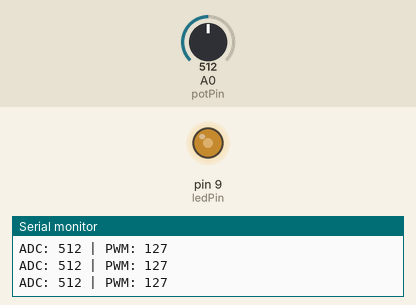
A sketch run on a simulated Arduino Uno, built with avr-gcc and run on an emulated ATmega328P. On the bench: output pins drawn as LEDs (lit = HIGH), the last lines printed to the serial monitor. The inputs (shaded band) are chosen by the test bench; at power-on: A0 (potPin) = 512.

Above: at 1.2 s.
1.3 s: A0 (potPin) set to 190
At 2.5 s:
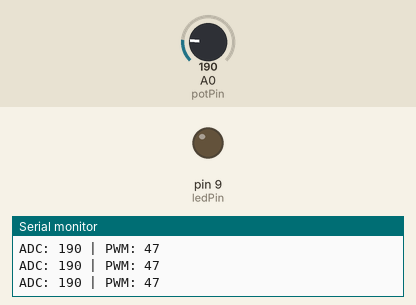
2.8 s: A0 (potPin) set to 210
At 4.0 s:
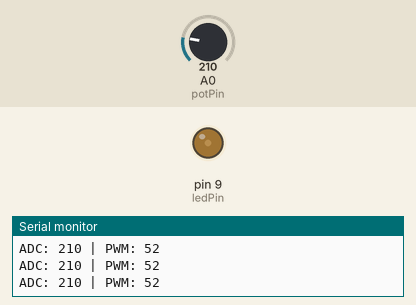
4.3 s: A0 (potPin) set to 716
At 4.8 s:
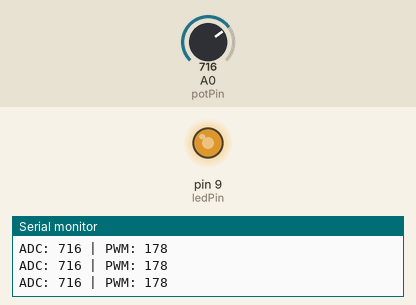
5.8 s: A0 (potPin) set to 900
At 7.0 s:
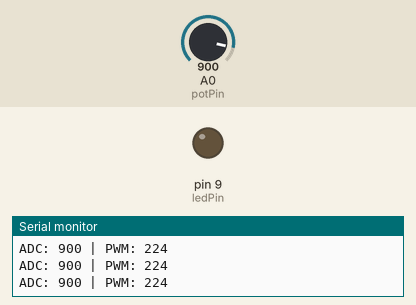
7.3 s: A0 (potPin) set to 820
8.8 s: A0 (potPin) set to 796
At 10.1 s:
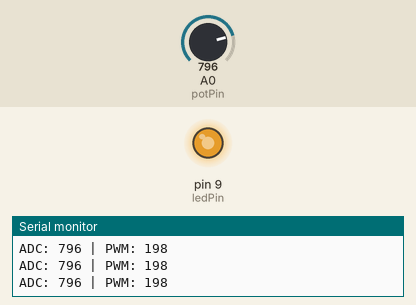
Timing chart, 0 to 11.3 s (numbered marks = the images above; inputs shaded):
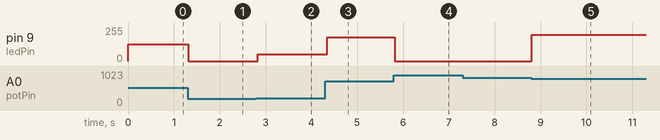

Measured:
- the behaviour switches between 200 and 201 on A0 (potPin) (found by bisection; images 1 and 2)
- the behaviour switches between 807 and 806 on A0 (potPin) (found by bisection; images 4 and 5)
- after the input at 1.3 s, pin 9 (ledPin): 127/255 → 0/255 at once
- after the input at 2.8 s, pin 9 (ledPin): 0/255 → 52/255 at once
- after the input at 4.3 s, pin 9 (ledPin): 52/255 → 178/255 after 0.05 s
- after the input at 5.8 s, pin 9 (ledPin): 178/255 → 0/255 at once
- after the input at 8.8 s, pin 9 (ledPin): 0/255 → 198/255 at once

The sketch:

Modul4_Percobaan2_Modif.ino
```cpp
// ===================== PIN SETUP =====================
// Tentukan pin yang digunakan untuk potensiometer dan LED PWM
const int potPin = A0;   // isi dengan pin analog (contoh A0)
const int ledPin = 9;   // isi dengan pin digital PWM (contoh 9)

// ===================== VARIABEL =====================
// Variabel untuk menyimpan hasil pembacaan dan konversi PWM
int nilaiADC = 0;  // isi dengan nilai awal (default 0)
int pwm = 0;       // isi dengan nilai awal (default 0)

void setup() {

  // ===================== OUTPUT SETUP =====================
  // Atur pin LED sebagai output
  pinMode(ledPin,OUTPUT);

  // ===================== SERIAL MONITOR =====================
  // Aktifkan komunikasi serial untuk melihat data pembacaan
  Serial.begin(9600); // isi baud rate (contoh 9600)
}

void loop() {

  // ===================== PEMBACAAN SENSOR =====================
  // Baca nilai analog dari potensiometer (rentang 0–1023)
  nilaiADC = analogRead(potPin); // isi dengan potPin

  // ===================== PEMROSESAN DATA (SCALING) =====================
  // Ubah nilai ADC (0–1023) menjadi nilai PWM (0–255)
  pwm = map(nilaiADC,
            0,   // isi nilai minimum ADC
            1023,   // isi nilai maksimum ADC
            0,   // isi PWM minimum
            255);  // isi PWM maksimum

  // ===================== OUTPUT PWM =====================
  // Kirim sinyal PWM ke LED (mengatur kecerahan)
  if (pwm >= 50 && pwm <= 200) {
    analogWrite(ledPin, pwm); // LED nyala normal
  } else {
    analogWrite(ledPin, 0);   // LED mati
  }


  // ===================== MONITORING DATA =====================
  // Tampilkan data ADC dan PWM ke Serial Monitor
  Serial.print("ADC: ");
  Serial.print(nilaiADC); // isi variabel ADC

  Serial.print(" | PWM: ");
  Serial.println(pwm); // isi variabel PWM

  // ===================== STABILISASI SISTEM =====================
  // Delay untuk menstabilkan pembacaan dan tampilan data
  delay(50); // isi dalam milidetik (contoh 50)
}
```
